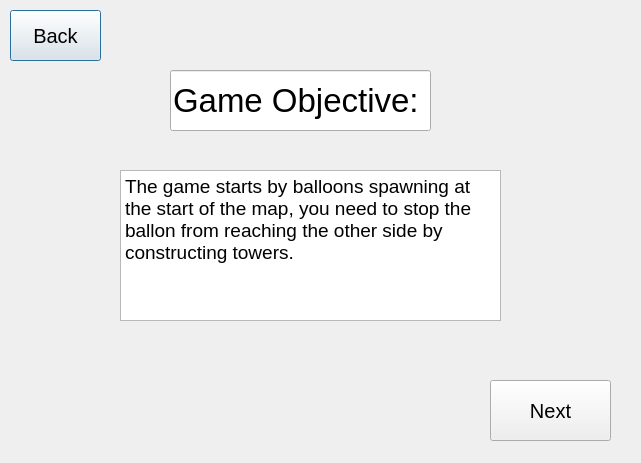
<?xml version="1.0" encoding="UTF-8"?>
<ui version="4.0">
 <class>help</class>
 <widget class="QDialog" name="help">
  <property name="geometry">
   <rect>
    <x>0</x>
    <y>0</y>
    <width>641</width>
    <height>463</height>
   </rect>
  </property>
  <property name="windowTitle">
   <string>Dialog</string>
  </property>
  <widget class="QPushButton" name="backbutton">
   <property name="geometry">
    <rect>
     <x>10</x>
     <y>10</y>
     <width>91</width>
     <height>51</height>
    </rect>
   </property>
   <property name="font">
    <font>
     <pointsize>15</pointsize>
    </font>
   </property>
   <property name="text">
    <string>Back</string>
   </property>
  </widget>
  <widget class="QPushButton" name="Nextbutton">
   <property name="geometry">
    <rect>
     <x>490</x>
     <y>380</y>
     <width>121</width>
     <height>61</height>
    </rect>
   </property>
   <property name="font">
    <font>
     <pointsize>15</pointsize>
    </font>
   </property>
   <property name="text">
    <string>Next</string>
   </property>
  </widget>
  <widget class="QLineEdit" name="objective">
   <property name="geometry">
    <rect>
     <x>170</x>
     <y>70</y>
     <width>261</width>
     <height>61</height>
    </rect>
   </property>
   <property name="font">
    <font>
     <pointsize>25</pointsize>
    </font>
   </property>
   <property name="text">
    <string>Game Objective:</string>
   </property>
  </widget>
  <widget class="QTextEdit" name="textEdit">
   <property name="geometry">
    <rect>
     <x>120</x>
     <y>170</y>
     <width>381</width>
     <height>151</height>
    </rect>
   </property>
   <property name="font">
    <font>
     <pointsize>15</pointsize>
    </font>
   </property>
   <property name="html">
    <string>&lt;!DOCTYPE HTML PUBLIC &quot;-//W3C//DTD HTML 4.0//EN&quot; &quot;http://www.w3.org/TR/REC-html40/strict.dtd&quot;&gt;
&lt;html&gt;&lt;head&gt;&lt;meta name=&quot;qrichtext&quot; content=&quot;1&quot; /&gt;&lt;meta charset=&quot;utf-8&quot; /&gt;&lt;style type=&quot;text/css&quot;&gt;
p, li { white-space: pre-wrap; }
hr { height: 1px; border-width: 0; }
li.unchecked::marker { content: &quot;\2610&quot;; }
li.checked::marker { content: &quot;\2612&quot;; }
&lt;/style&gt;&lt;/head&gt;&lt;body style=&quot; font-family:'Segoe UI'; font-size:15pt; font-weight:400; font-style:normal;&quot;&gt;
&lt;p style=&quot; margin-top:0px; margin-bottom:0px; margin-left:0px; margin-right:0px; -qt-block-indent:0; text-indent:0px;&quot;&gt;&lt;span style=&quot; font-size:14pt;&quot;&gt;The game starts by balloons spawning at the start of the map, you need to stop the ballon from reaching the other side by constructing towers.&lt;/span&gt;&lt;/p&gt;
&lt;p style=&quot;-qt-paragraph-type:empty; margin-top:0px; margin-bottom:0px; margin-left:0px; margin-right:0px; -qt-block-indent:0; text-indent:0px; font-size:14pt;&quot;&gt;&lt;br /&gt;&lt;/p&gt;&lt;/body&gt;&lt;/html&gt;</string>
   </property>
  </widget>
 </widget>
 <resources/>
 <connections/>
</ui>
